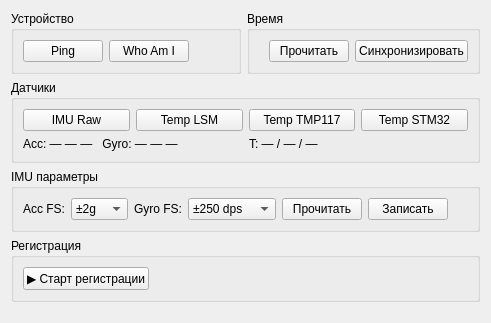
      <widget class="QWidget" name="tabCommands">
       <attribute name="title"><string>Команды</string></attribute>
       <layout class="QVBoxLayout" name="commandsLayout">
        <item>
         <layout class="QHBoxLayout" name="cmdTopLayout">
          <item>
           <widget class="QGroupBox" name="groupDevice">
            <property name="title"><string>Устройство</string></property>
            <layout class="QHBoxLayout" name="groupDeviceLayout">
             <item><widget class="QPushButton" name="btnPing"><property name="text"><string>Ping</string></property></widget></item>
             <item><widget class="QPushButton" name="btnWhoAmI"><property name="text"><string>Who Am I</string></property></widget></item>
             <item><widget class="QLabel" name="lblWhoAmI"><property name="text"><string> </string></property></widget></item>
            </layout>
           </widget>
          </item>
          <item>
           <widget class="QGroupBox" name="groupTime">
            <property name="title"><string>Время</string></property>
            <layout class="QHBoxLayout" name="groupTimeLayout">
             <item><widget class="QLabel" name="lblDevDateTime"><property name="text"><string> </string></property></widget></item>
             <item><widget class="QPushButton" name="btnGetTime"><property name="text"><string>Прочитать</string></property></widget></item>
             <item><widget class="QPushButton" name="btnSyncTime"><property name="text"><string>Синхронизировать</string></property></widget></item>
            </layout>
           </widget>
          </item>
         </layout>
        </item>
        <item>
         <widget class="QGroupBox" name="groupSensors">
          <property name="title"><string>Датчики</string></property>
          <layout class="QVBoxLayout" name="groupSensorsLayout">
           <item>
            <layout class="QHBoxLayout" name="sensorBtnLayout">
             <item><widget class="QPushButton" name="btnImuRaw"><property name="text"><string>IMU Raw</string></property></widget></item>
             <item><widget class="QPushButton" name="btnTempLsm"><property name="text"><string>Temp LSM</string></property></widget></item>
             <item><widget class="QPushButton" name="btnTempTmp117"><property name="text"><string>Temp TMP117</string></property></widget></item>
             <item><widget class="QPushButton" name="btnTempStm"><property name="text"><string>Temp STM32</string></property></widget></item>
            </layout>
           </item>
           <item>
            <layout class="QHBoxLayout" name="sensorValLayout">
             <item><widget class="QLabel" name="lblAxes"><property name="text"><string>Acc: — — —   Gyro: — — —</string></property></widget></item>
             <item><widget class="QLabel" name="lblTemps"><property name="text"><string>T: — / — / —</string></property></widget></item>
            </layout>
           </item>
          </layout>
         </widget>
        </item>
        <item>
         <widget class="QGroupBox" name="groupImuParams">
          <property name="title"><string>IMU параметры</string></property>
          <layout class="QHBoxLayout" name="groupImuLayout">
           <item><widget class="QLabel" name="lblAccFsCaption"><property name="text"><string>Acc FS:</string></property></widget></item>
           <item>
            <widget class="QComboBox" name="cmbAccFs">
             <item><property name="text"><string>±2g</string></property></item>
             <item><property name="text"><string>±4g</string></property></item>
             <item><property name="text"><string>±8g</string></property></item>
             <item><property name="text"><string>±16g</string></property></item>
            </widget>
           </item>
           <item><widget class="QLabel" name="lblGyroFsCaption"><property name="text"><string>Gyro FS:</string></property></widget></item>
           <item>
            <widget class="QComboBox" name="cmbGyroFs">
             <item><property name="text"><string>±250 dps</string></property></item>
             <item><property name="text"><string>±500 dps</string></property></item>
             <item><property name="text"><string>±1000 dps</string></property></item>
             <item><property name="text"><string>±2000 dps</string></property></item>
            </widget>
           </item>
           <item><widget class="QPushButton" name="btnFsRead"><property name="text"><string>Прочитать</string></property></widget></item>
           <item><widget class="QPushButton" name="btnFsWrite"><property name="text"><string>Записать</string></property></widget></item>
           <item>
            <spacer name="imuSpacer">
             <property name="orientation"><enum>Qt::Horizontal</enum></property>
             <property name="sizeHint" stdset="0"><size><width>20</width><height>10</height></size></property>
            </spacer>
           </item>
          </layout>
         </widget>
        </item>
        <item>
         <widget class="QGroupBox" name="groupRegister">
          <property name="title"><string>Регистрация</string></property>
          <layout class="QHBoxLayout" name="groupRegisterLayout">
           <item><widget class="QPushButton" name="btnStartRegister"><property name="text"><string>▶ Старт регистрации</string></property></widget></item>
           <item>
            <spacer name="registerSpacer">
             <property name="orientation"><enum>Qt::Horizontal</enum></property>
             <property name="sizeHint" stdset="0"><size><width>20</width><height>10</height></size></property>
            </spacer>
           </item>
          </layout>
         </widget>
        </item>
        <item>
         <spacer name="commandsSpacer">
          <property name="orientation"><enum>Qt::Vertical</enum></property>
          <property name="sizeHint" stdset="0"><size><width>10</width><height>10</height></size></property>
         </spacer>
        </item>
       </layout>
      </widget>
